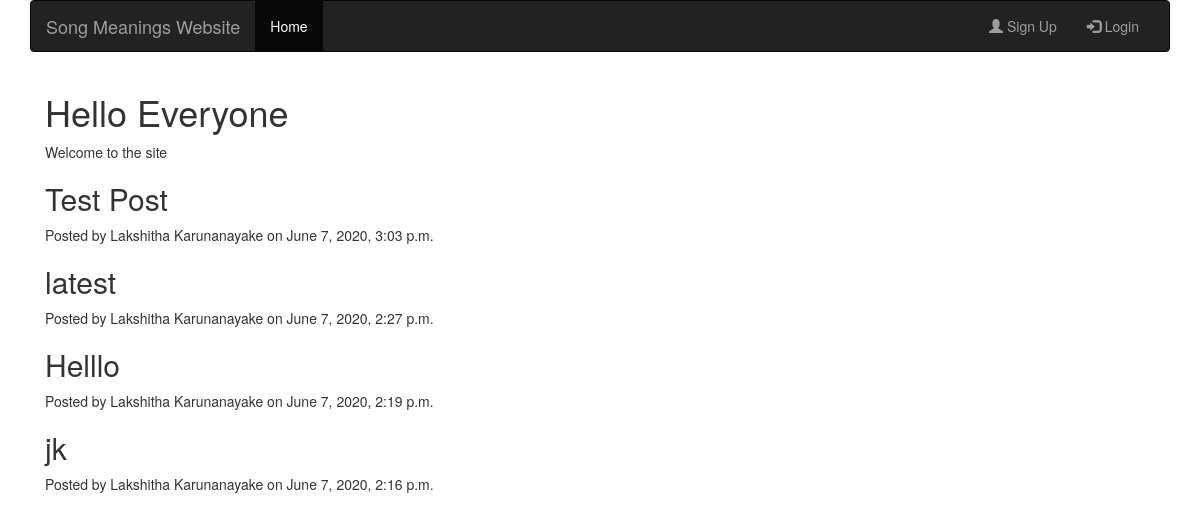
Page /home/index on the committed database.
### home/models.py (models this page shows)
class Post(models.Model):
    post = models.CharField(max_length=500)
    user = models.ForeignKey(User, on_delete=models.CASCADE)
    created = models.DateTimeField(auto_now_add=True)
    updated = models.DateTimeField(auto_now=True)

### home/views.py (the view, shortened to what this page needs)
class HomeView(TemplateView):
    template_name = 'home/index.html'
    def get(self, request):
        form = HomeForm()
        posts = Post.objects.all().order_by('-created')
        users = User.objects.exclude(id=request.user.id)
        try:
            friend = Friend.objects.get(current_user=request.user)
            friends = friend.users.all()
        except:
            friend = ''
            friends = ''
        args = {
            'form': form, 'posts': posts, 'users': users, 'friends': friends
        }
        return render(request, self.template_name, args)

### home/templates/home/index.html (shortened to what this page needs)
{% extends 'base.html' %}
{% block activehn %} class="active" {% endblock %}
{% block content %}
<div class="col-md-8">
    <h1>Hello Everyone</h1>
    <p>Welcome to the site</p>
    {% for post in posts %}
        <h2>{{ post.post }}</h2>
        <p>Posted by {{ post.user.get_full_name }} on {{ post.created }}</p>
    {% endfor %}
</div>
</div>
{% endblock %}

### accounts/templates/base.html (shortened to what this page needs)
<!DOCTYPE html>
<html lang="en">
<head>
    <link rel="stylesheet" href="https://maxcdn.bootstrapcdn.com/bootstrap/3.4.1/css/bootstrap.min.css">
    {% load static %}
    <link rel="stylesheet"  href="{% static 'account/style.css' %}" type="text/css">
</head>
<body>
    <div class="container">
        <nav class="navbar navbar-inverse">
          <div class="container-fluid">
            <div class="navbar-header">
              <a class="navbar-brand" href="{% url 'index' %}">Song Meanings Website</a>
            </div>
              <div id="navbar" class="navbar-collapse collapse">
              {% if user.is_authenticated %}
            <ul class="nav navbar-nav">
                <li {% block activeh %}{% endblock %}><a href="{% url 'index' %}">Home</a></li>
                <li {% block activeprofile %}{% endblock %}><a href="{% url 'profile' %}">Profile</a></li>
                <li {% block activeedit %}{% endblock %}><a href="{% url 'profileEdit' %}">Edit Profile</a> </li>
                <li {% block activechange %}{% endblock %}><a href="{% url 'change_password' %}">Change Password</a> </li>
                </ul>
            </ul>
            <ul class="nav navbar-nav navbar-right">
              <li><a href="{% url 'logout' %}"><span class="glyphicon glyphicon-log-out"></span> Logout</a></li>
            </ul>
              </div>
              {% else %}
              <ul class="nav navbar-nav">
                  <li {% block activehn %}{% endblock %}><a href="{% url 'index' %}">Home</a></li>
                </ul>
            <ul class="nav navbar-nav navbar-right">
              <li {% block activereg %}{% endblock %}><a href="{% url 'register' %}"><span class="glyphicon glyphicon-user"></span> Sign Up</a></li>
              <li {% block activelogin %}{% endblock %}><a href="{% url 'login' %}"><span class="glyphicon glyphicon-log-in"></span> Login</a></li>
            </ul>
            {% endif %}
          </div>
        </nav>
    {% block content %}
    {% endblock %}
</body>
</html>

### rows in the picture
Post: post "Test Post", user.get_full_name "Lakshitha Karunanayake", created "June 7, 2020, 3:03 p.m."
Post: post "latest", user.get_full_name "Lakshitha Karunanayake", created "June 7, 2020, 2:27 p.m."
Post: post "Helllo", user.get_full_name "Lakshitha Karunanayake", created "June 7, 2020, 2:19 p.m."
Post: post "jk", user.get_full_name "Lakshitha Karunanayake", created "June 7, 2020, 2:16 p.m."
